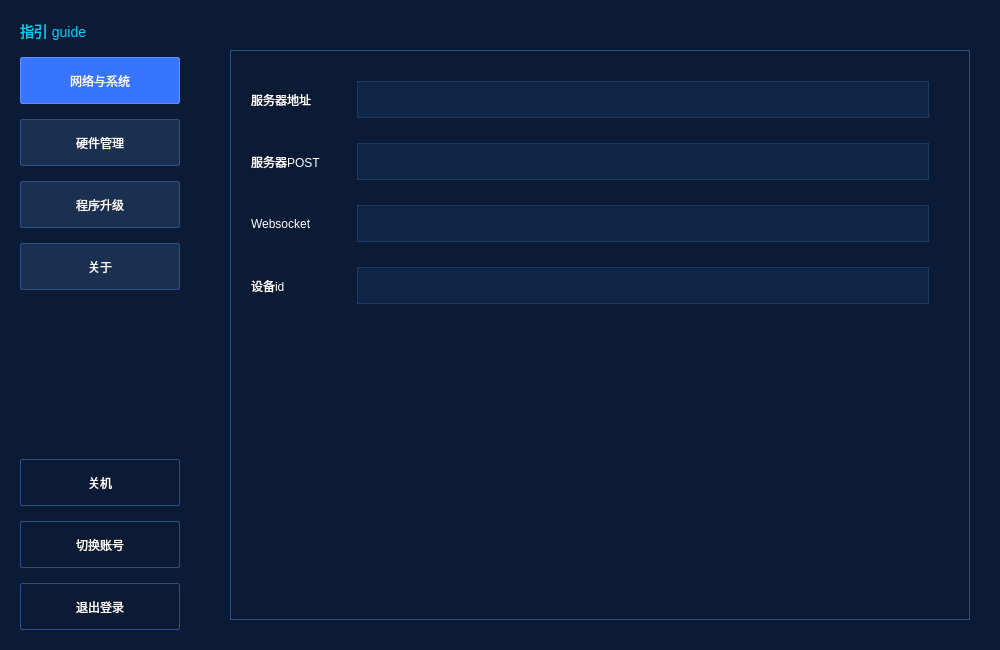
<?xml version="1.0" encoding="UTF-8"?>
<ui version="4.0">
 <class>SettingsDialog</class>
 <widget class="QDialog" name="SettingsDialog">
  <property name="geometry">
   <rect>
    <x>0</x>
    <y>0</y>
    <width>1000</width>
    <height>650</height>
   </rect>
  </property>
  <property name="windowTitle">
   <string>设置</string>
  </property>
  <property name="styleSheet">
   <string notr="true">
    QWidget {
        background-color: #0B1B35;
        color: #FFFFFF;
        font-family: &quot;Microsoft YaHei&quot;;
    }
    #frame_sidebar QPushButton {
        background-color: #1A3050;
        border: 1px solid #2C5085;
        border-radius: 2px;
        padding: 10px;
        min-height: 25px;
    }
    #frame_sidebar QPushButton:checked {
        background-color: #3875FF;
        border: 1px solid #5A90FF;
    }
    #label_guide {
        color: #00D2FF;
        font-size: 14px;
    }
    #frame_content_border {
        border: 1px solid #2C5085;
    }
    QLineEdit {
        background-color: #0F2547;
        border: 1px solid #1E3A5F;
        padding-left: 8px;
        height: 35px;
    }
    QLabel#label_field {
        color: #A0B0C0;
    }
   </string>
  </property>
  <layout class="QHBoxLayout" name="horizontalLayout_main">
   <property name="spacing">
    <number>0</number>
   </property>
   <property name="leftMargin">
    <number>0</number>
   </property>
   <property name="topMargin">
    <number>0</number>
   </property>
   <property name="rightMargin">
    <number>0</number>
   </property>
   <property name="bottomMargin">
    <number>0</number>
   </property>
   <item>
    <widget class="QFrame" name="frame_sidebar">
     <property name="minimumSize">
      <size>
       <width>200</width>
       <height>0</height>
      </size>
     </property>
     <property name="maximumSize">
      <size>
       <width>200</width>
       <height>16777215</height>
      </size>
     </property>
     <layout class="QVBoxLayout" name="verticalLayout_menu">
      <property name="spacing">
       <number>15</number>
      </property>
      <property name="leftMargin">
       <number>20</number>
      </property>
      <property name="topMargin">
       <number>20</number>
      </property>
      <property name="rightMargin">
       <number>20</number>
      </property>
      <property name="bottomMargin">
       <number>20</number>
      </property>
      <item>
       <widget class="QLabel" name="label_guide">
        <property name="text">
         <string>指引 guide</string>
        </property>
       </widget>
      </item>
      <item>
       <widget class="QPushButton" name="btn_network">
        <property name="text">
         <string>网络与系统</string>
        </property>
        <property name="checkable">
         <bool>true</bool>
        </property>
        <property name="checked">
         <bool>true</bool>
        </property>
       </widget>
      </item>
      <item>
       <widget class="QPushButton" name="btn_hardware">
        <property name="text">
         <string>硬件管理</string>
        </property>
        <property name="checkable">
         <bool>true</bool>
        </property>
       </widget>
      </item>
      <item>
       <widget class="QPushButton" name="btn_upgrade">
        <property name="text">
         <string>程序升级</string>
        </property>
        <property name="checkable">
         <bool>true</bool>
        </property>
       </widget>
      </item>
      <item>
       <widget class="QPushButton" name="btn_about">
        <property name="text">
         <string>关于</string>
        </property>
        <property name="checkable">
         <bool>true</bool>
        </property>
       </widget>
      </item>
      <item>
       <spacer name="verticalSpacer">
        <property name="orientation">
         <enum>Qt::Orientation::Vertical</enum>
        </property>
        <property name="sizeHint" stdset="0">
         <size>
          <width>0</width>
          <height>0</height>
         </size>
        </property>
       </spacer>
      </item>
      <item>
       <widget class="QPushButton" name="btn_shutdown">
        <property name="styleSheet">
         <string notr="true">background: transparent;</string>
        </property>
        <property name="text">
         <string>关机</string>
        </property>
       </widget>
      </item>
      <item>
       <widget class="QPushButton" name="btn_switch">
        <property name="styleSheet">
         <string notr="true">background: transparent;</string>
        </property>
        <property name="text">
         <string>切换账号</string>
        </property>
       </widget>
      </item>
      <item>
       <widget class="QPushButton" name="btn_logout">
        <property name="styleSheet">
         <string notr="true">background: transparent;</string>
        </property>
        <property name="text">
         <string>退出登录</string>
        </property>
       </widget>
      </item>
     </layout>
    </widget>
   </item>
   <item>
    <widget class="QFrame" name="frame_main_content">
     <layout class="QVBoxLayout" name="verticalLayout_content">
      <property name="leftMargin">
       <number>30</number>
      </property>
      <property name="topMargin">
       <number>50</number>
      </property>
      <property name="rightMargin">
       <number>30</number>
      </property>
      <property name="bottomMargin">
       <number>30</number>
      </property>
      <item>
       <widget class="QFrame" name="frame_content_border">
        <layout class="QGridLayout" name="gridLayout_form">
         <property name="leftMargin">
          <number>20</number>
         </property>
         <property name="topMargin">
          <number>30</number>
         </property>
         <property name="rightMargin">
          <number>40</number>
         </property>
         <property name="verticalSpacing">
          <number>25</number>
         </property>
         <item row="0" column="0">
          <widget class="QLabel" name="label_1">
           <property name="minimumSize">
            <size>
             <width>100</width>
             <height>0</height>
            </size>
           </property>
           <property name="text">
            <string>服务器地址</string>
           </property>
          </widget>
         </item>
         <item row="0" column="1">
          <widget class="QLineEdit" name="edit_server_addr"/>
         </item>
         <item row="1" column="0">
          <widget class="QLabel" name="label_2">
           <property name="text">
            <string>服务器POST</string>
           </property>
          </widget>
         </item>
         <item row="1" column="1">
          <widget class="QLineEdit" name="edit_server_post"/>
         </item>
         <item row="2" column="0">
          <widget class="QLabel" name="label_3">
           <property name="text">
            <string>Websocket</string>
           </property>
          </widget>
         </item>
         <item row="2" column="1">
          <widget class="QLineEdit" name="edit_websocket"/>
         </item>
         <item row="3" column="0">
          <widget class="QLabel" name="label_4">
           <property name="text">
            <string>设备id</string>
           </property>
          </widget>
         </item>
         <item row="3" column="1">
          <widget class="QLineEdit" name="edit_device_id"/>
         </item>
         <item row="4" column="0" colspan="2">
          <spacer name="verticalSpacer_2">
           <property name="orientation">
            <enum>Qt::Orientation::Vertical</enum>
           </property>
           <property name="sizeHint" stdset="0">
            <size>
             <width>0</width>
             <height>0</height>
            </size>
           </property>
          </spacer>
         </item>
        </layout>
       </widget>
      </item>
     </layout>
    </widget>
   </item>
  </layout>
 </widget>
 <resources/>
 <connections/>
</ui>
